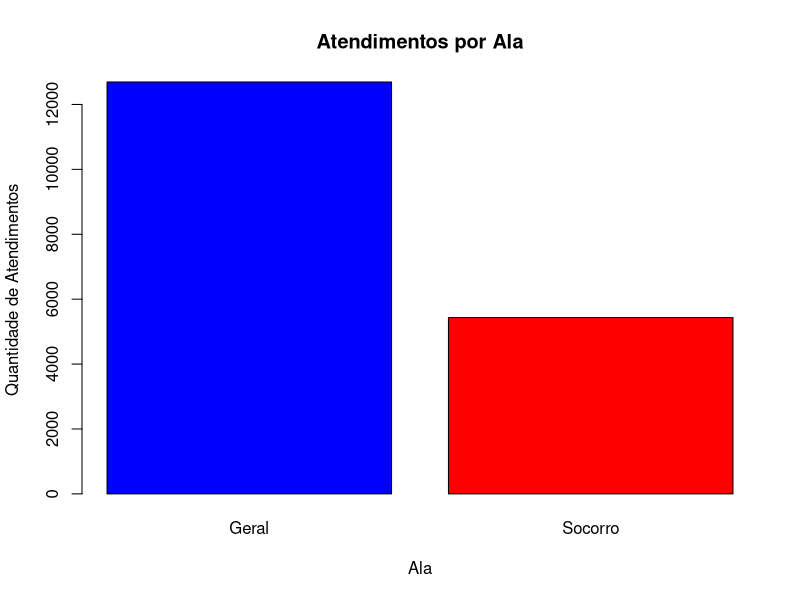

R code for this plot:
p <- 189000
n <- 60480

n17 <- n / 2
n55 <- n / 2

set.seed(1245)

# idadepop <- abs(round(rnorm(n, 37, 7), 0))
# idadepop

idade7a17 <- sample(7:17, n17, replace = TRUE)
idade7a17

idade55a82 <- sample(55:82, n55, replace = TRUE)
idade55a82

idades <- c(idade7a17, idade55a82)
idades

ala_temp <- rbinom(n, 1, 0.30)
ala_temp

ala <- factor(ala_temp,
              levels = c(0,1),
              labels = c("Geral", "Socorro"),
              ordered = TRUE
)
ala

atendimento_temp <- rbinom(n, 1, 0.30)
atendimento_temp

atendimento <- factor(atendimento_temp,
                  levels = c(0,1),
                  labels = c("Não", "Sim"),
                  ordered = TRUE
)
atendimento
# Data frame
df = data.frame(idades,atendimento, atendimento_temp, ala)

View(df)

mediaAtendida <- round(mean(df$atendimento_temp), 2)
# Qual a média de idade com maior número de atendimentos médicos?
mediaAtendida

df_atendidos <- df[df$atendimento_temp == 1, ]
media_idade_a <- round(mean(df_atendidos$idades), 0)
# Quais faixas etárias necessitam de maior número de atendimentos médicos?
media_idade_a

ala_counts <- table(df_atendidos$ala)
ala_counts


# Qual ala, os hospital deve priorizar o atendimento, jovens ou idosos?
df$idades <- as.numeric(df$idades)
tabela_faixa <- table(cut(df$idades, breaks = c(6, 17, 54, 82),
                          labels = c("Jovens (7-17)", 
                                     "Adultos (18-54)", 
                                     "Idosos (55-82)")))
print(tabela_faixa)


# Qual o percentual da ala que precisa ser priorizada?
barplot(as.numeric(ala_counts),
        col = c("blue", "red"),
        main = "Atendimentos por Ala",
        xlab = "Ala",
        ylab = "Quantidade de Atendimentos",
        names.arg = names(ala_counts))

